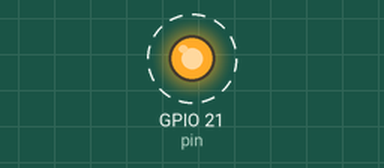
Recording of a program running on a simulated Raspberry Pi (BCM pin numbers). Shown: output pins drawn as LEDs (lit = HIGH). Dashed ring = blinking. What the program prints to the terminal is not drawn. At 10.0 s the program stops and its outputs stay as they are.

Above: at 0.2 s.
Timing chart, 0 to 3.0 s (numbered marks = the images above):
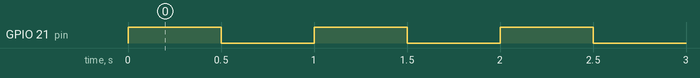

Measured:
- by itself, GPIO 21 (pin): alternates HIGH for 0.50 s and LOW for 0.50 s, 20 changes in all, then stays LOW

The program:

led_blink.py
```python
#!/usr/bin/evn python
import RPi.GPIO as GPIO
import time
pin = 21

GPIO.setmode(GPIO.BCM)
GPIO.setup(pin,GPIO.OUT)

for _ in xrange(10):
	print 'led on'
	GPIO.output(pin,True)
	time.sleep(0.5)

	print 'led off'
	GPIO.output(pin,False)
	time.sleep(0.5)

GPIO.cleanup()
print 'clean up'
print 'bye'
```
